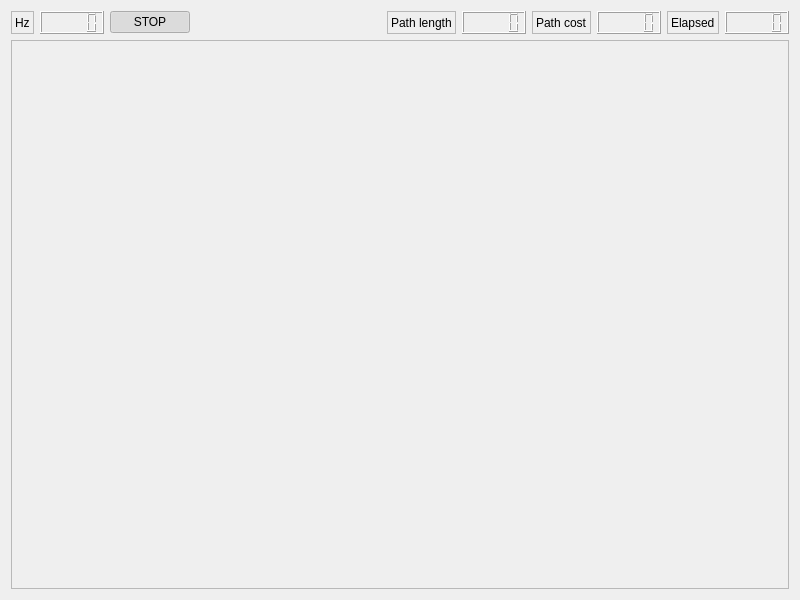
<?xml version="1.0" encoding="UTF-8"?>
<ui version="4.0">
 <class>guiDlg</class>
 <widget class="QWidget" name="guiDlg">
  <property name="geometry">
   <rect>
    <x>0</x>
    <y>0</y>
    <width>800</width>
    <height>600</height>
   </rect>
  </property>
  <property name="windowTitle">
   <string>robot_driver</string>
  </property>
  <layout class="QVBoxLayout" name="verticalLayout_2">
   <item>
    <layout class="QVBoxLayout" name="verticalLayout">
     <item>
      <layout class="QHBoxLayout" name="horizontalLayout_4">
       <item>
        <layout class="QHBoxLayout" name="horizontalLayout">
         <item>
          <widget class="QLabel" name="label">
           <property name="frameShape">
            <enum>QFrame::StyledPanel</enum>
           </property>
           <property name="text">
            <string>Hz</string>
           </property>
          </widget>
         </item>
         <item>
          <widget class="QLCDNumber" name="lcdNumber_hz">
           <property name="font">
            <font>
             <family>Ubuntu</family>
             <pointsize>12</pointsize>
             <weight>75</weight>
             <bold>true</bold>
            </font>
           </property>
          </widget>
         </item>
        </layout>
       </item>
       <item>
        <widget class="QPushButton" name="pushButton_stop">
         <property name="text">
          <string>STOP</string>
         </property>
         <property name="checkable">
          <bool>true</bool>
         </property>
         <property name="checked">
          <bool>true</bool>
         </property>
        </widget>
       </item>
       <item>
        <spacer name="horizontalSpacer">
         <property name="orientation">
          <enum>Qt::Horizontal</enum>
         </property>
         <property name="sizeHint" stdset="0">
          <size>
           <width>40</width>
           <height>20</height>
          </size>
         </property>
        </spacer>
       </item>
       <item>
        <layout class="QHBoxLayout" name="horizontalLayout_2">
         <item>
          <widget class="QLabel" name="label_2">
           <property name="frameShape">
            <enum>QFrame::StyledPanel</enum>
           </property>
           <property name="text">
            <string>Path length</string>
           </property>
          </widget>
         </item>
         <item>
          <widget class="QLCDNumber" name="lcdNumber_length">
           <property name="font">
            <font>
             <weight>75</weight>
             <bold>true</bold>
            </font>
           </property>
          </widget>
         </item>
        </layout>
       </item>
       <item>
        <layout class="QHBoxLayout" name="horizontalLayout_3">
         <item>
          <widget class="QLabel" name="label_3">
           <property name="frameShape">
            <enum>QFrame::StyledPanel</enum>
           </property>
           <property name="text">
            <string>Path cost</string>
           </property>
          </widget>
         </item>
         <item>
          <widget class="QLCDNumber" name="lcdNumber_cost">
           <property name="font">
            <font>
             <weight>75</weight>
             <bold>true</bold>
            </font>
           </property>
          </widget>
         </item>
         <item>
          <layout class="QHBoxLayout" name="horizontalLayout_5">
           <item>
            <widget class="QLabel" name="label_4">
             <property name="frameShape">
              <enum>QFrame::StyledPanel</enum>
             </property>
             <property name="text">
              <string>Elapsed</string>
             </property>
            </widget>
           </item>
           <item>
            <widget class="QLCDNumber" name="lcdNumber_elapsed">
             <property name="font">
              <font>
               <weight>75</weight>
               <bold>true</bold>
              </font>
             </property>
            </widget>
           </item>
          </layout>
         </item>
        </layout>
       </item>
      </layout>
     </item>
     <item>
      <widget class="QFrame" name="frame">
       <property name="sizePolicy">
        <sizepolicy hsizetype="Preferred" vsizetype="Expanding">
         <horstretch>0</horstretch>
         <verstretch>0</verstretch>
        </sizepolicy>
       </property>
       <property name="frameShape">
        <enum>QFrame::StyledPanel</enum>
       </property>
       <property name="frameShadow">
        <enum>QFrame::Raised</enum>
       </property>
      </widget>
     </item>
    </layout>
   </item>
  </layout>
 </widget>
 <resources/>
 <connections/>
</ui>
